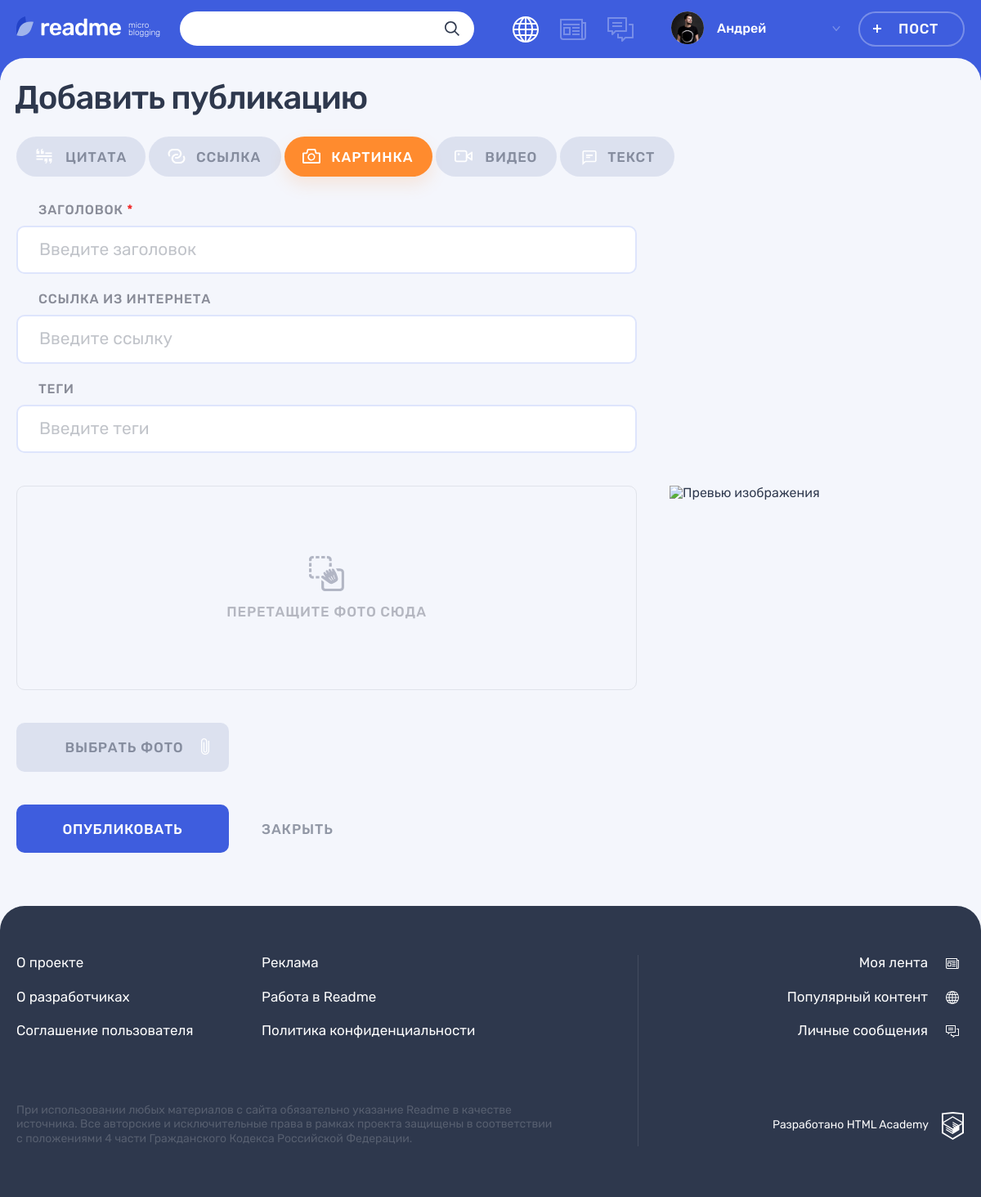
Page /add.php?type_id=3 on the committed database.
### tables this page shows
CREATE TABLE content_types
(
  id         INT AUTO_INCREMENT PRIMARY KEY,
  name       VARCHAR(128) UNIQUE NOT NULL,
  icon_class VARCHAR(32)
);

### helpers.php (called while the page is built, shortened)
<?php
function include_template($name, array $data = [])
{
    $name = 'templates/' . $name;
    extract($data);
    require $name;
    $result = ob_get_clean();
    return $result;
}

### database/posts.php (called while the page is built, shortened)
<?php
function fetchPostTypes(): array
{
    $query = "SELECT id, name, icon_class from content_types";
    return fetchData(prepareResult($query));
}

### database/helpers.php (called while the page is built, shortened)
<?php
function fetchData($result): array
{
    return mysqli_fetch_all($result, MYSQLI_ASSOC);
}
function prepareResult($query, $types = "", $params = []): mysqli_result {
    global $connect;
    $stmt = mysqli_prepare($connect, $query);
    $result = mysqli_stmt_execute($stmt);
    $result = mysqli_stmt_get_result($stmt);
    return $result;
}

### functions.php (called while the page is built, shortened)
<?php
function normalizePostTypes(array $post_types): array
{
    $result = [];
    foreach ($post_types as $post_type) {
        $result[] = [
            "id" => (string) $post_type["id"],
            "name" => $post_type["name"],
            "icon_class" => $post_type["icon_class"],
        ];
    }
    return $result;
}

### templates/add.php (the view, shortened to what this page needs)
<div class="page__main-section">
    <div class="container">
        <h1 class="page__title page__title--adding-post">Добавить публикацию</h1>
    </div>
    <div class="adding-post container">
        <div class="adding-post__tabs-wrapper tabs">
            <div class="adding-post__tabs filters">
                <ul class="adding-post__tabs-list filters__list tabs__list">
                    <?php foreach ($post_types as $post_type): ?>
                        <li class="adding-post__tabs-item filters__item">
                            <a href="add.php?type_id=<?= htmlspecialchars($post_type['id']) ?>" class="adding-post__tabs-link filters__button filters__button--<?= htmlspecialchars($post_type['icon_class']) ?> tabs__item button <?= htmlspecialchars($post_type['id']) === $type_id ? "filters__button--active tabs__item--active" : "" ?>">
                                <svg class="filters__icon" width="22" height="18">
                                    <use xlink:href="#icon-filter-<?= htmlspecialchars($post_type['icon_class']) ?>"></use>
                                </svg>
                                <span><?= htmlspecialchars($post_type['name']) ?></span>
                            </a>
                        </li>
                    <?php endforeach; ?>
            </div>
            <div class="adding-post__tab-content">
                <section class="adding-post__<?= htmlspecialchars($current_type["icon_class"]) ?> tabs__content tabs__content--active">
                    <form class="adding-post__form form" action="add.php?type_id=<?= htmlspecialchars($current_type['id']) ?>" method="post" enctype="multipart/form-data">
                        <?php print($part_template) ?>
                        <div class="adding-post__buttons">
                            <button class="adding-post__submit button button--main" type="submit">Опубликовать</button>
                            <a class="adding-post__close" href="#">Закрыть</a>
                        </div>
                    </form>
                </section>
            </div>
        </div>
    </div>
</div>

### rows in the picture
content_types: name "ЦИТАТА"
content_types: name "ССЫЛКА"
content_types: name "КАРТИНКА"
content_types: name "ВИДЕО"
content_types: name "ТЕКСТ"

### other values in the picture
$user_name "Андрей"
